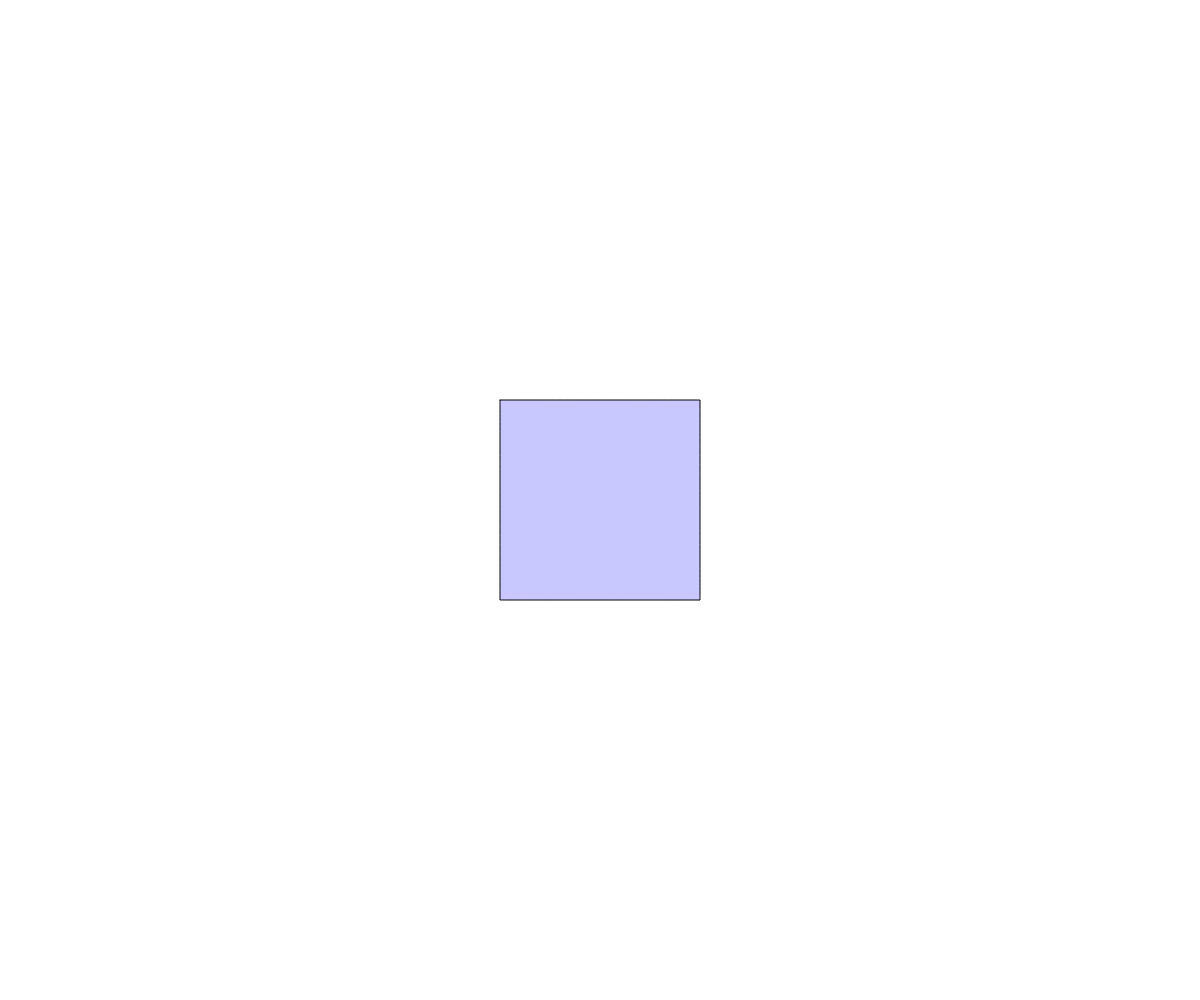
Frame 1 (no input)
Frame 60 (no input): identical to frame 1, image omitted
Frame 120 (the mouse pressed at the canvas centre since frame 60): identical to frame 1, image omitted

The p5.js sketch that drew this single still picture (run headless with seeded random() and noise() and a simulated clock; from frame 60 on, the mouse is pressed at the canvas centre):

// p5.js sketch
// ── sketch.js
var shake = 0;

function setup() {
  createCanvas(windowWidth,windowHeight);
  background(255);
  fill(200,200,255);
  noStroke();
  wobbleRect((width/2)-100,(height/2)-100,200,200,shake);
  stroke(0);
  strokeWeight(1);
  noFill();
  //wobbleRect(200,200,200,200,30);
  wobbleRect((width/2)-100,(height/2)-100,200,200,shake);
  //wobbleRect(200,200,200,200,10);
}

function draw() {
  
}

function wobbleRect(x,y,w,h,wobble){
  beginShape();
  vertex(x+random(-1*wobble,wobble), y+random(-1*wobble,wobble));
  bezierVertex(x+random(-1*wobble,wobble), y+random(-1*wobble,wobble), x+random(-1*wobble,wobble), y+(h/2)+random(-1*wobble,wobble), x+random(-1*wobble,wobble), y+h+random(-1*wobble,wobble));
  bezierVertex(x+random(-1*wobble,wobble),y+h+random(-1*wobble,wobble),x+(w/2)+random(-1*wobble,wobble),y+h+random(-1*wobble,wobble),x+w+random(-1*wobble,wobble),y+h+random(-1*wobble,wobble));
  bezierVertex(x+w+random(-1*wobble,wobble),y+h+random(-1*wobble,wobble),x+w+random(-1*wobble,wobble),y+(h/2)+random(-1*wobble,wobble),x+w+random(-1*wobble,wobble),y+random(-1*wobble,wobble));
  bezierVertex(x+w+random(-1*wobble,wobble),y+random(-1*wobble,wobble),x+(w/2)+random(-1*wobble,wobble),y+random(-1*wobble,wobble),x+random(-1*wobble,wobble),y+random(-1*wobble,wobble));
  vertex(x+random(-1*wobble,wobble), y+random(-1*wobble,wobble));
  endShape();
}

function mouseClicked(){
  shake++;
  background(255);
  fill(200,200,255);
  noStroke();
  wobbleRect((width/2)-100,(height/2)-100,200,200,shake);
  stroke(0);
  strokeWeight(1);
  noFill();
  //wobbleRect(200,200,200,200,30);
  wobbleRect((width/2)-100,(height/2)-100,200,200,shake);
}

function deviceShaken(){
  shake++;
  background(255);
  fill(200,200,255);
  noStroke();
  wobbleRect((width/2)-100,(height/2)-100,200,200,shake);
  stroke(0);
  strokeWeight(1);
  noFill();
  //wobbleRect(200,200,200,200,30);
  wobbleRect((width/2)-100,(height/2)-100,200,200,shake);
}
